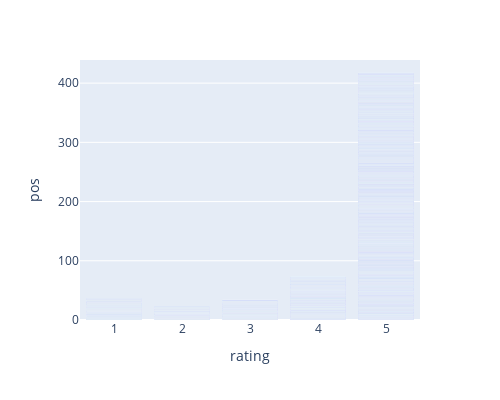

The cell this chart's notebook holds for it:
### Code cell
px.bar( data_frame = df_scores_sorted, x = 'rating', y = 'pos', width = 500, height = 400 )

### Figure 1 — Plotly figure (JSON) as saved in the notebook; plotly's stock layout.template omitted (floating-point values rounded to 4 significant figures; data arrays with more than 128 entries replaced by an {"elided": "..."} marker saying what was removed)
{"data": [{"alignmentgroup": "True", "hovertemplate": "rating=%{x}<br>pos=%{y}<extra></extra>", "legendgroup": "", "marker": {"color": "#636efa", "pattern": {"shape": ""}}, "name": "", "offsetgroup": "", "orientation": "v", "showlegend": false, "textposition": "auto", "type": "bar", "x": {"elided": "2995 int values"}, "xaxis": "x", "y": {"elided": "2995 float values"}, "yaxis": "y"}], "layout": {"barmode": "relative", "height": 400, "legend": {"tracegroupgap": 0}, "margin": {"t": 60}, "width": 500, "xaxis": {"anchor": "y", "domain": [0, 1], "title": {"text": "rating"}}, "yaxis": {"anchor": "x", "domain": [0, 1], "title": {"text": "pos"}}}}
